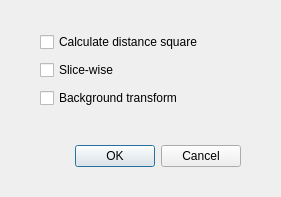
<?xml version="1.0" encoding="UTF-8"?>
<ui version="4.0">
 <class>DistanceMapDialog</class>
 <widget class="QDialog" name="DistanceMapDialog">
  <property name="geometry">
   <rect>
    <x>0</x>
    <y>0</y>
    <width>281</width>
    <height>197</height>
   </rect>
  </property>
  <property name="windowTitle">
   <string>Distance Map</string>
  </property>
  <widget class="QDialogButtonBox" name="buttonBox">
   <property name="geometry">
    <rect>
     <x>40</x>
     <y>140</y>
     <width>201</width>
     <height>32</height>
    </rect>
   </property>
   <property name="orientation">
    <enum>Qt::Horizontal</enum>
   </property>
   <property name="standardButtons">
    <set>QDialogButtonBox::Cancel|QDialogButtonBox::Ok</set>
   </property>
  </widget>
  <widget class="QWidget" name="layoutWidget">
   <property name="geometry">
    <rect>
     <x>40</x>
     <y>30</y>
     <width>199</width>
     <height>80</height>
    </rect>
   </property>
   <layout class="QVBoxLayout" name="verticalLayout">
    <item>
     <widget class="QCheckBox" name="checkBoxSquare">
      <property name="text">
       <string>Calculate distance square</string>
      </property>
     </widget>
    </item>
    <item>
     <widget class="QCheckBox" name="checkBoxSlice">
      <property name="text">
       <string>Slice-wise</string>
      </property>
     </widget>
    </item>
    <item>
     <widget class="QCheckBox" name="checkBoxBackground">
      <property name="text">
       <string>Background transform</string>
      </property>
     </widget>
    </item>
   </layout>
  </widget>
 </widget>
 <resources/>
 <connections>
  <connection>
   <sender>buttonBox</sender>
   <signal>accepted()</signal>
   <receiver>DistanceMapDialog</receiver>
   <slot>accept()</slot>
   <hints>
    <hint type="sourcelabel">
     <x>248</x>
     <y>254</y>
    </hint>
    <hint type="destinationlabel">
     <x>157</x>
     <y>274</y>
    </hint>
   </hints>
  </connection>
  <connection>
   <sender>buttonBox</sender>
   <signal>rejected()</signal>
   <receiver>DistanceMapDialog</receiver>
   <slot>reject()</slot>
   <hints>
    <hint type="sourcelabel">
     <x>316</x>
     <y>260</y>
    </hint>
    <hint type="destinationlabel">
     <x>286</x>
     <y>274</y>
    </hint>
   </hints>
  </connection>
 </connections>
</ui>
